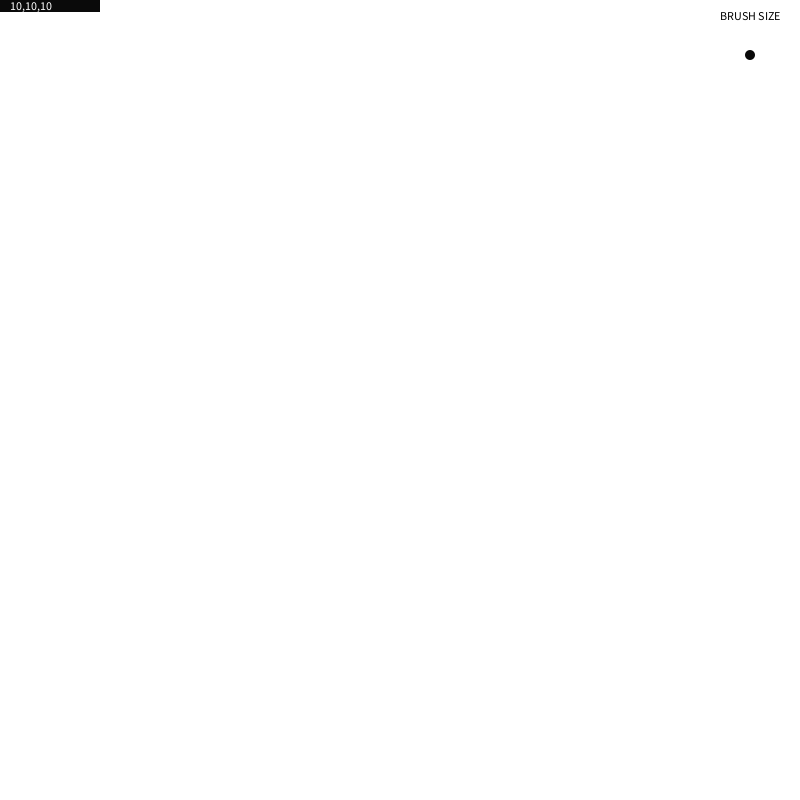
Frame 1 (no input)
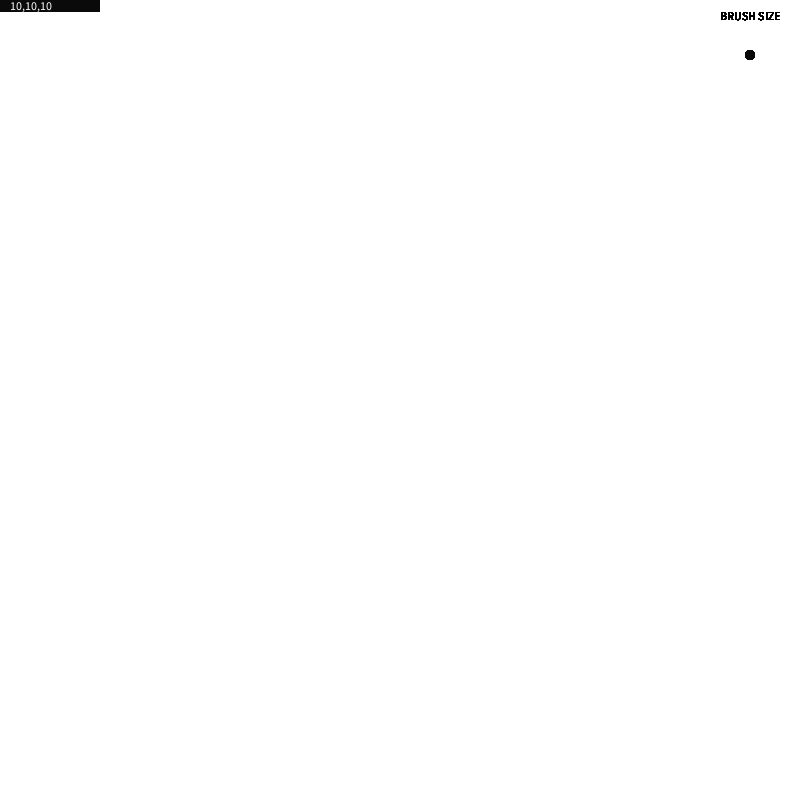
Frame 60 (the mouse pressed at the canvas centre just before this capture)
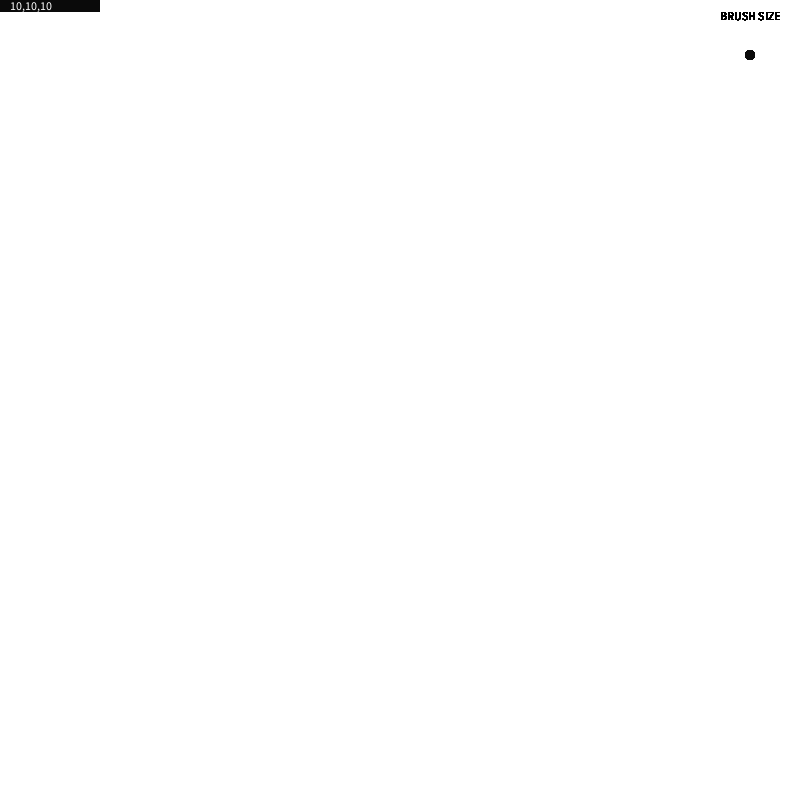
Frame 120 (the mouse held since frame 60 and released just before this capture)

The Processing sketch that drew these frames (run headless with seeded random() and noise(); from frame 60 on, the mouse is pressed at the canvas centre):

// Processing sketch: DrawingProgram
// ── DrawingProgram.pde
int r = 10;
int g = 10;
int b = 10;
int brushSize = 10;

void setup() 
{
  size(800,800);
  background(255);
}


void draw() 
{
 
  fill(r,g,b);
  noStroke();
  rect(0,0,100,12);
  fill(255);
  text((r + "," + g + "," + b),10,10);
   fill(0);
  text(("BRUSH SIZE"), 720,20);
  fill(r,g,b);
  ellipse(750, 55, brushSize, brushSize);
  
  
 
  
  if(keyPressed == true)
  {
  
  if(key == 'r')
  {
   r++;
   if (r > 255)
   {
    r = 0; 
   } 
  }
  
  else if(key == 'g')
  {
   g++;
   if (g > 255)
   {
    g = 0; 
   }
  }
  
  else if(key == 'b')
  {
   b++;
   if (b > 255)
   {
    b = 0; 
   } 
  }
  
   else if(keyCode == UP)
  {
  brushSize++;
  eraseBrush();
  if (brushSize >= 50)
  {
   b = 50; 
  }
  }
  
  else if(keyCode == DOWN)
  {
  brushSize--;
  eraseBrush();
  if (brushSize <= 0)
  {
   b = 0; 
   
  }
  }
  
}
}

void mouseDragged()
{
  if(mouseButton == LEFT)
  {
     strokeWeight(brushSize);
     stroke(r,g,b);
     line(pmouseX, pmouseY, mouseX, mouseY); 
  }
}

void mousePressed()
{
 if(mouseButton == RIGHT)
 {
  background(255); 
  brushSize = 10;
  eraseBrush();
 }
}

void eraseBrush() 
{
 fill(255);
 rect(700, 0, 100, 100); 
 text(("BRUSH SIZE"), 720,20);
}
